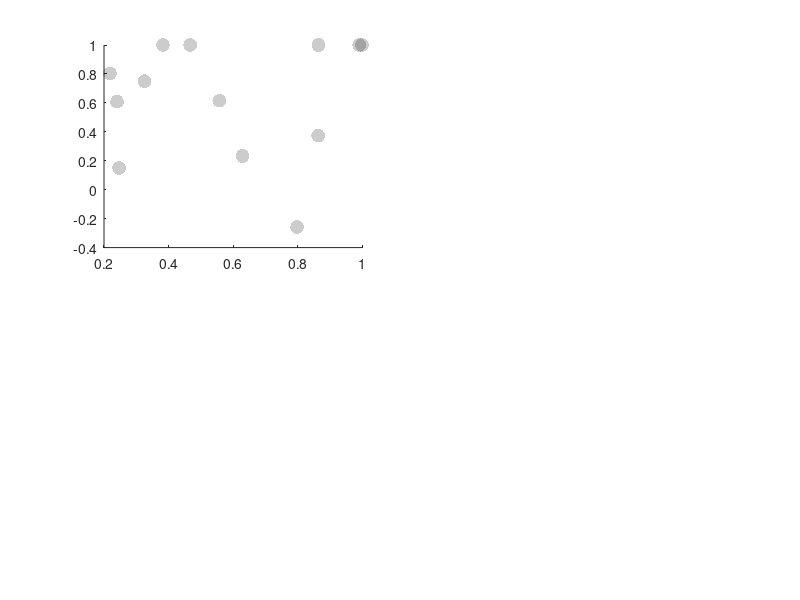

Source code (MATLAB): (Note: this script raises an error after producing the figure.)
clc
clear
close all

load distortion_observed.mat
load click_positions.mat

hBarLength_FG = abs(frontDotX_FG - backDotX_FG);
hBarLength_FE = abs(frontDotX_FE - backDotX_FE);

leftHand_FG = abs(centerDotX_FG - backDotX_FG);
leftHand_FE = abs(centerDotX_FE - backDotX_FE);

rightHand_FG = abs(frontDotX_FG - centerDotX_FG);
rightHand_FE = abs(frontDotX_FE - centerDotX_FE);

distortion_expected_FG = (leftHand_FG-rightHand_FG) ./ hBarLength_FG;
distortion_expected_FE = (leftHand_FE-rightHand_FE) ./ hBarLength_FE;

figure('units','inches','outerposition',[1 1 6.75 8])


%% plot scatter
% mdl = fitlm(distortion_expected_FG, distortion_expected_FE);
% 
% fprintf([ ...
%     '<Fit parameters> \n' ...
%     '---------------- \n' ...
%     'y = %4.2fx + (%4.2f) \n' ...
%     'adjR2: %4.2f \n'], ...
%     mdl.Coefficients.Estimate(2), ...
%     mdl.Coefficients.Estimate(1), ...
%     mdl.Rsquared.Adjusted)
% 
% disp(mdl)

subplot(2,2,1)

szMarker = 100;
alphaMarker = .2;
% lwFit = 3;
% lwBound = 2.5;
c = 'k';
ticks = -1:.25:1;

hold on
scatter(distortion_expected_FG, distortion_expected_FE, ...
    szMarker, c, 'fill', ...
    'markerfacealpha',alphaMarker)
% h = plot(mdl);

% hData = findobj(h,'DisplayName','Data');
% hFit = findobj(h,'DisplayName','Fit');
% hBound = findobj(h,'DisplayName','Confidence bounds');
% hBound = findobj(h,'LineStyle',hBound.LineStyle, 'Color', hBound.Color);

% set(hFit,'color',c,'linewidth',lwFit)
% set(hBound,'color',c,'linestyle',':','linewidth',lwBound)

% hData.MarkerFaceColor = 'none';
% hData.MarkerEdgeColor = 'none';

% axis([0 1 0 1])
addUnityLine

xticks(ticks)
xlabel({'Inferred shape distortion'; 'Flash-Grab'})
xline(0)

yticks(ticks)
ylabel({'Inferred shape distortion'; 'Frame'})
yline(0)

text(-.35, .9, ['N = ',num2str(numel(hBarLength_FG))])

title ''
legend off
cleanplot

fprintf('\n*** FG median observed distortion: %4.2f', median(distortion_expected_FG))
fprintf('\n*** FE median observed distortion: %4.2f\n', median(distortion_expected_FE))

%% plot inferred distortion difference

subplot(2,2,2)

data_mat = (distortion_expected_FE-distortion_expected_FG) ...
    ./ distortion_expected_FG * 100;

scatterbar_median(data_mat);
errorbar(1, median(data_mat), MAD(data_mat), ...
    'o','color','k','linewidth',2,'marker','none')

xticks(1)
set(gca,'xcolor','none')

ylabel({'Inferred distortion difference (%)', '(Frame vs. Flash-Grab)'})
yticks(-150:150:300)
ylim([-150 300])
yline(0)

% add statistics
[delta, deltap, p, W, z, r] = signrank_full(data_mat);
fprintf([ ...
    '\n <Distortion difference>' ...
    '\n -----------------------' ...
    '\n mean decrease = %4.1f pp' ...
    '\n mean decrease = %3.0f %%' ...
    '\n W = %5.2f' ...
    '\n z = %5.2f' ...
    '\n p = %5.3f' ...
    '\n r = %4.2f \n'], ...
delta,deltap,W,z,p,r)
statbar(1,1,300,p)

pbaspect([1,3,1])
cleanplot

%% save figure
% set(gcf,'papersize',[8.3 11.7])
% saveas(gcf,'../results/fig04.pdf')
